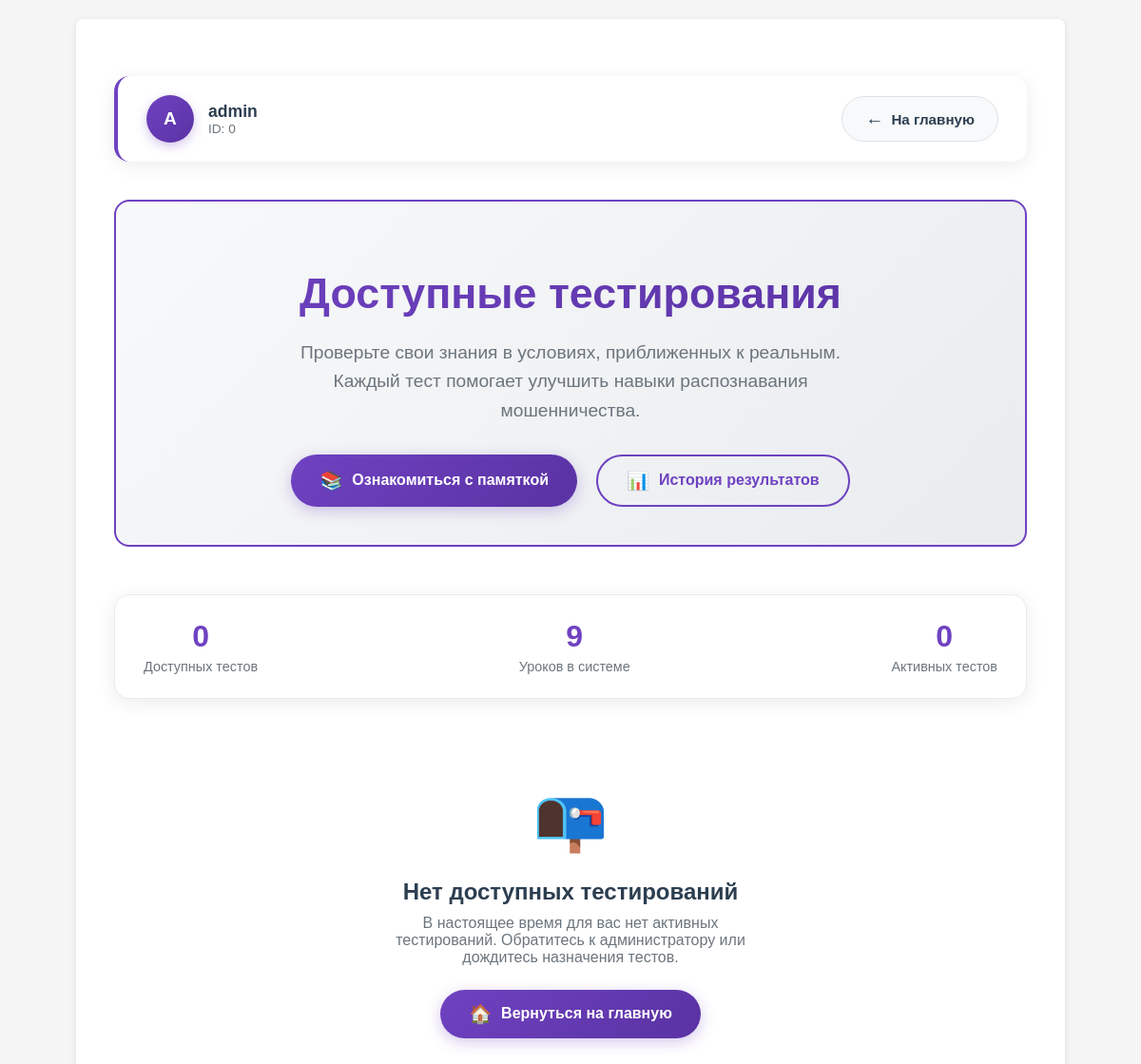
Page /test_room_preview (signed in) on the committed database.
### app.py (models this page shows, shortened)
class User(db.Model, UserMixin):
    __tablename__ = 'Users'
    id =  db.Column(db.Integer, primary_key=True)
    username = db.Column(db.String(64), unique=True, nullable=False)
    password_hash = db.Column(db.String(64), nullable=False)
    privileges = db.Column(db.Integer, default = 0)

### app.py (the view)
@app.route('/test_room_preview')
def test_room_preview():
    curent_user = User.query.filter(
        User.username.ilike(
            session.get('curent_user')
        )
    ).first()
    testings_all = Testing.query.order_by(Testing.id).all()
    testings = list()
    user_results = Result.query.filter_by(user_id=curent_user.id).all()
    for test in testings_all:
        groups = test.group_id
        for group_id in groups:
            group = Group.query.get_or_404(group_id)
            users = group.users
            user_result = [r for r in user_results if r.testing_id == test.id]
            if curent_user.id in users and len(user_result) == 0:
                testings.append(test)
    lessons = Lesson.query.order_by(Lesson.id).all()
    lessons_dict = {lesson.id: lesson for lesson in lessons}
    return render_template('test_room_preview.html',
                           user=curent_user,
                           testings=testings,
                           lessons_dict=lessons_dict)

### app.py (called while the page is built)
@login_manager.user_loader
def load_user(user_id):
    return User.query.get(int(user_id))

### templates/test_room_preview.html (shortened to what this page needs)
{% extends 'base.html' %}
{% block content %}
<div class="testing-container">
    <div class="top-bar">
        <div class="user-info">
            <div class="user-avatar">
                {{ user.username[:1]|upper }}
            </div>
            <div>
                <div class="user-name">{{ user.username }}</div>
                <div class="user-id">ID: {{ user.id }}</div>
            </div>
        </div>
        <a href="{{ url_for('index') }}" class="back-button">
            <span style="font-size: 1.2rem;">←</span>
            На главную
        </a>
    </div>
    <div class="header-section">
        <h1 class="header-title">Доступные тестирования</h1>
        <p class="header-subtitle">
            Проверьте свои знания в условиях, приближенных к реальным.
            Каждый тест помогает улучшить навыки распознавания мошенничества.
        </p>
        <div class="action-buttons">
            <a href="{{ url_for('test_room_memo') }}" class="memo-button">
                <span style="font-size: 1.2rem;">📚</span>
                Ознакомиться с памяткой
            </a>
            <a href="{{ url_for('results_history') if 'results_history' in url_map|map(attribute='endpoint') else url_for('index') }}"
               class="history-button">
                <span style="font-size: 1.2rem;">📊</span>
                История результатов
            </a>
        </div>
    </div>
    <div class="stats-container">
        <div class="stat-item">
            <div class="stat-value">{{ testings|length }}</div>
            <div class="stat-label">Доступных тестов</div>
        </div>
        <div class="stat-item">
            <div class="stat-value">{{ lessons_dict|length }}</div>
            <div class="stat-label">Уроков в системе</div>
        </div>
        <div class="stat-item">
            <div class="stat-value">{{ testings|selectattr('status')|list|length }}</div>
            <div class="stat-label">Активных тестов</div>
        </div>
    </div>
    {% if testings|length > 0 %}
    <div class="filters-container">
        <h3 class="filters-title">
            <span style="font-size: 1.3rem;">🔍</span>
            Поиск тестирований
        </h3>
        <div class="filters-grid">
            <div>
                <input type="text" id="scrollSearchID" class="filter-input"
                       placeholder="ID тестирования...">
            </div>
            <div>
                <input type="text" id="scrollSearchName" class="filter-input"
                       placeholder="Название тестирования...">
            </div>
            <div>
                <input type="text" id="scrollSearchLesson" class="filter-input"
                       placeholder="Название урока...">
            </div>
        </div>
        <div class="filter-actions">
            <button type="button" class="filter-btn search-btn" onclick="searchScrollTable()">
                <span style="font-size: 1rem;">🔍</span>
                Найти
            </button>
            <button type="button" class="filter-btn reset-btn" onclick="clearScrollSearch()">
                <span style="font-size: 1rem;">🔄</span>
                Сбросить
            </button>
        </div>
    </div>
    <div class="testing-table-container">
        <div class="table-scroll">
            <table class="testing-table">
                <thead>
                    <tr>
                        <th style="width: 10%">ID</th>
                        <th style="width: 25%">Название тестирования</th>
                        <th style="width: 25%">Урок</th>
                        <th style="width: 15%">Статус</th>
                        <th style="width: 25%">Действие</th>
                    </tr>
                </thead>
                <tbody id="scrollTableBody">
                    {% for t in testings %}
                    <tr class="scroll-testing-row">
                        <td>
                            <div class="testing-id">#{{ t.id }}</div>
                        </td>
                        <td>
                            <div class="testing-name">{{ t.name }}</div>
                        </td>
                        <td>
                            {% set lesson = lessons_dict.get(t.lesson_id) %}
                            {% if lesson %}
                                <div class="testing-name">{{ lesson.name }}</div>
                                <div class="lesson-info">
                                    ID: {{ lesson.id }} • {{ lesson.questions|length }} заданий
                                </div>
                            {% else %}
                                <div style="color: #dc3545; font-weight: 600;">
                                    <span style="font-size: 0.9rem;">⚠️</span> Урок удален
                                </div>
                                <div class="lesson-info">ID: {{ t.lesson_id }}</div>
                            {% endif %}
                        </td>
                        <td>
                            <span class="status-badge status-active">
                                <span style="font-size: 0.9rem;">✅</span>
                                Активно
                            </span>
                        </td>
                        <td>
                            <form method="get" action="{{ url_for('test_room', test=t.id, step=0) }}"
                                  style="margin: 0;">
                                <input type="hidden" name="testing_id" value="{{ t.id }}">
                                <button type="submit" class="start-button">
                                    <span style="font-size: 1.1rem;">🚀</span>
                                    Приступить к тесту
                                </button>
                            </form>
                        </td>
                    </tr>
                    {% endfor %}
                </tbody>
            </table>
        </div>
    </div>
    {% else %}
    <div class="no-testings">
        <div class="no-testings-icon">📭</div>
        <h3 class="no-testings-title">Нет доступных тестирований</h3>
        <p class="no-testings-text">
            В настоящее время для вас нет активных тестирований.
            Обратитесь к администратору или дождитесь назначения тестов.
        </p>
        <a href="{{ url_for('index') }}" class="create-testing-btn">
            <span style="font-size: 1.2rem;">🏠</span>
            Вернуться на главную
        </a>
    </div>
    {% endif %}
</div>
{% endblock %}
{% set show_footer = False %}

### static/style.css (style rules this page uses)
body { font-family:Arial,sans-serif;margin:0;padding:20px;background:#f5f5f5 }

### templates/test_room_preview.html (style rules this page uses)
:root { --primary-color: #6f42c1; --primary-light: #8a63d2; --primary-dark: #5a32a3; --secondary-color: #20c997; --accent-color: #ff6b6b; --warning-color: #ffc107; --text-primary: #2c3e50; --text-secondary: #6c757d; --light-bg: #f8f9fa; --white: #ffffff; --shadow: 0 4px 20px rgba(0, 0, 0, 0.08); --shadow-hover: 0 8px 30px rgba(0, 0, 0, 0.12); --border-radius: 16px; --transition: all 0.3s ease; }
.testing-container { max-width: 1200px; margin: 0 auto; padding: 40px 20px; min-height: 100vh; }
.top-bar { display: flex; justify-content: space-between; align-items: center; margin-bottom: 40px; padding: 20px 30px; background: var(--white); border-radius: var(--border-radius); box-shadow: var(--shadow); border-left: 4px solid var(--primary-color); }
.user-info { display: flex; align-items: center; gap: 15px; }
.user-avatar { width: 50px; height: 50px; background: linear-gradient(135deg, var(--primary-color), var(--primary-dark)); border-radius: 50%; display: flex; align-items: center; justify-content: center; color: var(--white); font-weight: 600; font-size: 1.2rem; box-shadow: 0 4px 12px rgba(111, 66, 193, 0.3); }
.user-name { font-weight: 600; color: var(--text-primary); font-size: 1.1rem; }
.user-id { font-size: 0.85rem; color: var(--text-secondary); }
.back-button { display: inline-flex; align-items: center; gap: 8px; padding: 12px 24px; background: var(--light-bg); color: var(--text-primary); border: 1px solid #dee2e6; border-radius: 50px; text-decoration: none; font-weight: 600; font-size: 0.95rem; transition: var(--transition); }
.header-section { text-align: center; margin-bottom: 50px; padding: 40px; background: linear-gradient(135deg, #f8f9fa 0%, #e9ecef 100%); border-radius: var(--border-radius); border: 2px solid var(--primary-color); }
.header-title { font-size: 2.8rem; font-weight: 800; color: var(--text-primary); margin-bottom: 20px; line-height: 1.2; background: linear-gradient(135deg, var(--primary-color), var(--primary-dark)); -webkit-background-clip: text; -webkit-text-fill-color: transparent; background-clip: text; }
.header-subtitle { font-size: 1.2rem; color: var(--text-secondary); max-width: 600px; margin: 0 auto 30px; line-height: 1.6; }
.action-buttons { display: flex; justify-content: center; gap: 20px; flex-wrap: wrap; }
.memo-button { display: inline-flex; align-items: center; gap: 10px; padding: 14px 30px; background: linear-gradient(135deg, var(--primary-color), var(--primary-dark)); color: var(--white); border: none; border-radius: 50px; font-weight: 700; font-size: 1rem; cursor: pointer; transition: var(--transition); text-decoration: none; box-shadow: 0 4px 15px rgba(111, 66, 193, 0.3); }
.history-button { display: inline-flex; align-items: center; gap: 10px; padding: 14px 30px; background: transparent; color: var(--primary-color); border: 2px solid var(--primary-color); border-radius: 50px; font-weight: 700; font-size: 1rem; cursor: pointer; transition: var(--transition); text-decoration: none; }
.no-testings { text-align: center; padding: 60px 20px; color: var(--text-secondary); }
.no-testings-icon { font-size: 4rem; margin-bottom: 20px; color: #dee2e6; }
.no-testings-title { font-size: 1.5rem; color: var(--text-primary); margin-bottom: 10px; }
.no-testings-text { max-width: 400px; margin: 0 auto 25px; }
.create-testing-btn { display: inline-flex; align-items: center; gap: 10px; padding: 14px 30px; background: linear-gradient(135deg, var(--primary-color), var(--primary-dark)); color: var(--white); border: none; border-radius: 50px; font-weight: 700; font-size: 1rem; cursor: pointer; transition: var(--transition); text-decoration: none; box-shadow: 0 4px 15px rgba(111, 66, 193, 0.3); }
.stats-container { display: flex; justify-content: space-between; background: var(--white); border-radius: var(--border-radius); padding: 25px 30px; margin-bottom: 30px; box-shadow: var(--shadow); border: 1px solid #e9ecef; }
.stat-item { text-align: center; }
.stat-value { font-size: 2rem; font-weight: 800; color: var(--primary-color); margin-bottom: 5px; }
.stat-label { font-size: 0.9rem; color: var(--text-secondary); font-weight: 500; }

### rows in the picture
User: username "A", username "admin", id "0"

### other values in the picture
{{ testings|length }} "0"
{{ lessons_dict|length }} "9"
{{ testings|selectattr('status')|list|length }} "0"
